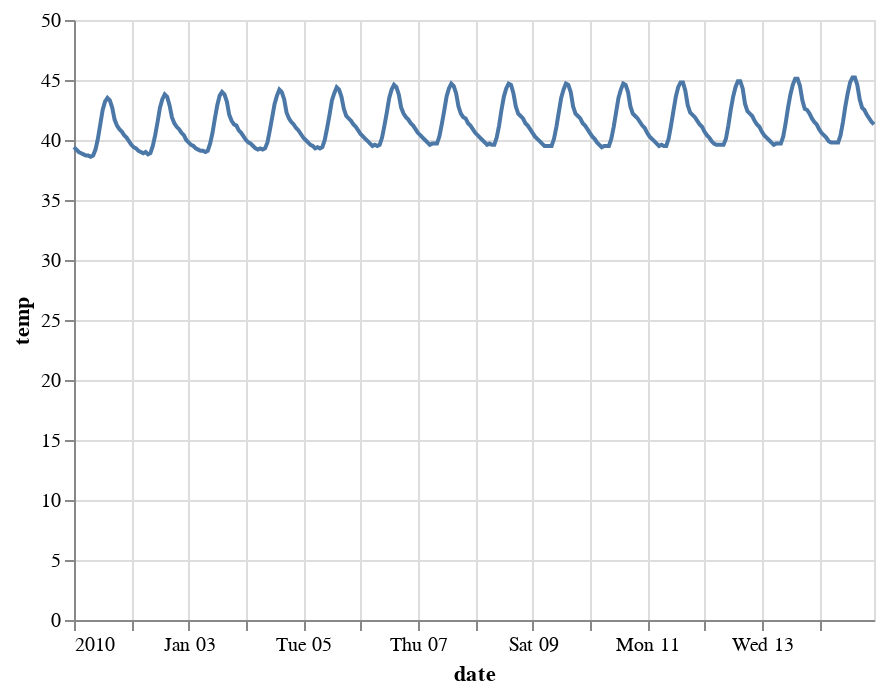

Here is the notebook cell this chart was saved with:
### Code cell
temps = temps[temps.date < '2010-01-15']

alt.Chart(temps).mark_line().encode(
    x='date:T',
    y='temp:Q'
)

### Figure 1 — Vega-Lite specification as saved in the notebook (floating-point values rounded to 4 significant figures; data arrays with more than 128 entries replaced by an {"elided": "..."} marker saying what was removed)
{"config": {"view": {"continuousWidth": 400, "continuousHeight": 300}}, "data": {"name": "data-29152d9ab7dcda1a65f1895ba9b7cc51"}, "mark": "line", "encoding": {"x": {"type": "temporal", "field": "date"}, "y": {"type": "quantitative", "field": "temp"}}, "$schema": "https://vega.github.io/schema/vega-lite/v4.8.1.json", "datasets": {"data-29152d9ab7dcda1a65f1895ba9b7cc51": {"elided": "336 records"}}}
